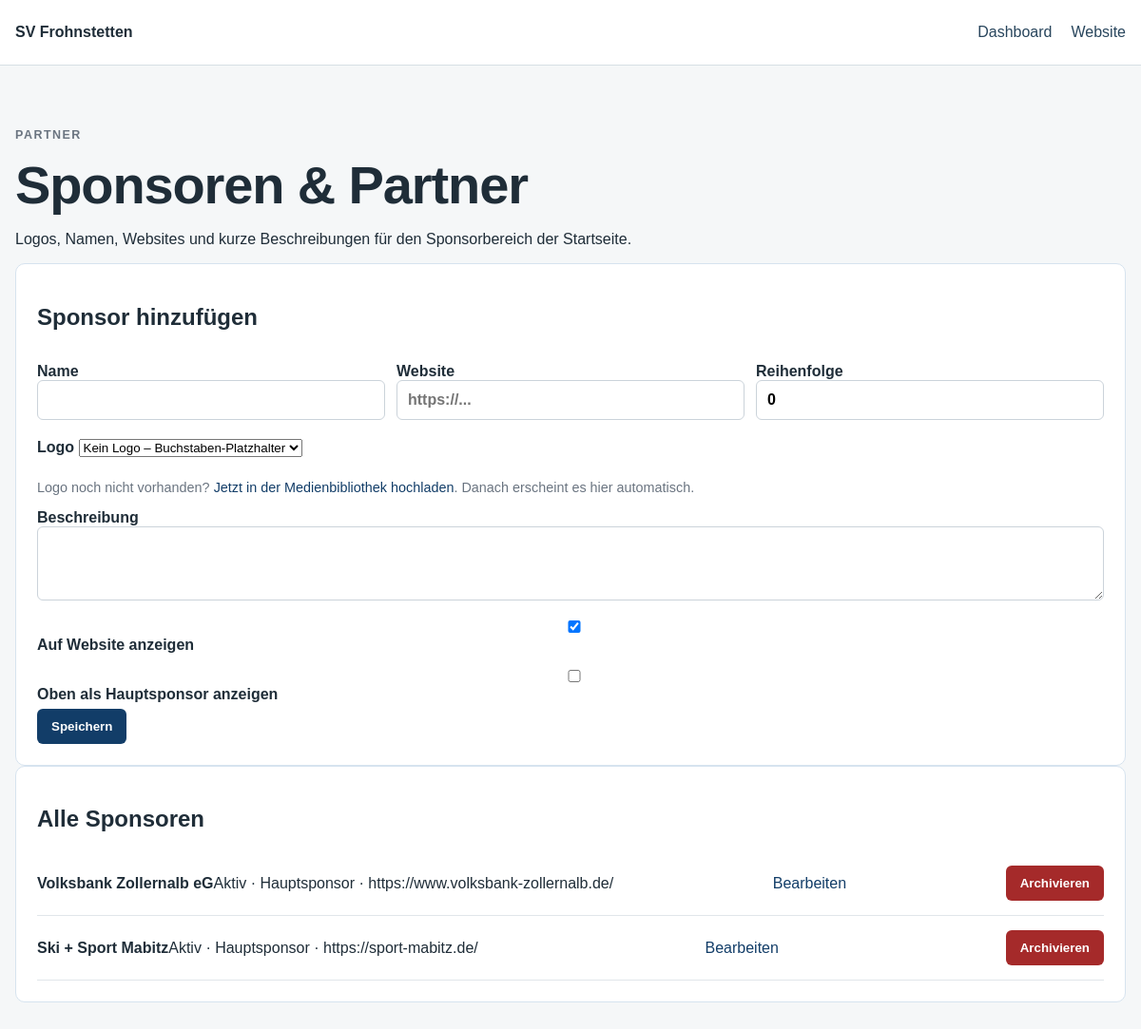
/admin/sponsors/index.php (signed in), run on the app's committed database.
### tables this page shows
CREATE TABLE sponsors (
 id INTEGER PRIMARY KEY AUTOINCREMENT, name TEXT NOT NULL, website TEXT, logo_media_id INTEGER, description TEXT, sort_order INTEGER DEFAULT 0, active INTEGER DEFAULT 1, featured INTEGER DEFAULT 0, created_at TEXT DEFAULT CURRENT_TIMESTAMP, updated_at TEXT DEFAULT CURRENT_TIMESTAMP
);

### src/bootstrap-local.php (called while the page is built, shortened)
<?php
function e(?string $v): string
{
    return htmlspecialchars($v ?? '', ENT_QUOTES | ENT_SUBSTITUTE, 'UTF-8');
}

### public/admin/sponsors/index.php (the view, shortened to what this page needs)
<?php
require __DIR__ . '/../../../src/bootstrap-local.php';
$db = db();
$msg = null;
$edit = null;
$sponsors = $db->query("SELECT s.*,m.storage_path logo_path FROM sponsors s LEFT JOIN media m ON m.id=s.logo_media_id ORDER BY s.active DESC,s.featured DESC,s.sort_order,s.name")->fetchAll();
$media = $db->query("SELECT id,filename,storage_path,alt_text FROM media ORDER BY created_at DESC")->fetchAll();
?><!doctype html>
<html lang="de">
<head>
    <link rel="stylesheet" href="/assets/admin.css">
</head>
<body>
    <header>
        <div class="wrap nav"><b>SV Frohnstetten</b>
            <nav><a href="/admin/">Dashboard</a><a href="/">Website</a></nav>
        </div>
    </header>
    <main class="wrap">
        <p class="eyebrow">PARTNER</p>
        <h1>Sponsoren & Partner</h1>
        <p>Logos, Namen, Websites und kurze Beschreibungen für den Sponsorbereich der Startseite.</p><?php if ($msg): ?>
            <p class="success"><?= e($msg) ?></p><?php endif; ?>
        <section class="create">
            <h2><?= $edit ? 'Sponsor bearbeiten' : 'Sponsor hinzufügen' ?></h2>
            <form method="post"><input type="hidden" name="csrf" value="<?= e(csrf()) ?>"><input type="hidden"
                <div class="formgrid"><label>Name<input name="name" required
                            value="<?= e($edit['name'] ?? '') ?>"></label><label>Website<input name="website" type="url"
                            placeholder="https://..."
                            value="<?= e($edit['website'] ?? '') ?>"></label><label>Reihenfolge<input name="sort_order"
                            type="number" value="<?= e((string) ($edit['sort_order'] ?? 0)) ?>"></label></div>
                <label>Logo
                    <select name="logo_media_id">
                        <option value="">Kein Logo – Buchstaben-Platzhalter</option><?php foreach ($media as $m): ?>
                            <option value="<?= $m['id'] ?>"
                                <?= ((int) ($edit['logo_media_id'] ?? 0) === (int) $m['id']) ? 'selected' : '' ?>><?= e($m['filename']) ?>
                            </option><?php endforeach; ?>
                    </select>
                </label>
                <p class="hint">Logo noch nicht vorhanden? <a href="/admin/media/">Jetzt in der Medienbibliothek hochladen</a>. Danach erscheint es hier automatisch.</p><label>Beschreibung<textarea name="description"
                        rows="3"><?= e($edit['description'] ?? '') ?></textarea></label><label><input type="checkbox"
                        name="active" <?= (!$edit || (int) $edit['active'] === 1) ? 'checked' : '' ?>> Auf Website
                    anzeigen</label><label><input type="checkbox" name="featured" <?= ($edit && (int) ($edit['featured'] ?? 0) === 1) ? 'checked' : '' ?>> Oben als Hauptsponsor
                    anzeigen</label><button>Speichern</button>
            </form>
        </section>
        <section class="create">
            <h2>Alle Sponsoren</h2><?php foreach ($sponsors as $sp): ?>
                <div class="admin-row">
                    <div><strong><?= e($sp['name']) ?></strong><span><?= $sp['active'] ? 'Aktiv' : 'Archiviert' ?><?= !empty($sp['featured']) ? ' · Hauptsponsor' : '' ?><?php if ($sp['website']): ?>
                                · <?= e($sp['website']) ?><?php endif; ?></span></div><a
                        href="/admin/sponsors/?edit=<?= $sp['id'] ?>">Bearbeiten</a><?php if ($sp['active']): ?>
                        <form method="post"><input type="hidden" name="csrf" value="<?= e(csrf()) ?>"><input type="hidden"
                                name="action" value="delete"><input type="hidden" name="id" value="<?= $sp['id'] ?>"><button
                                class="danger">Archivieren</button></form><?php else: ?>
                        <form method="post"><input type="hidden" name="csrf" value="<?= e(csrf()) ?>"><input type="hidden"
                                name="action" value="restore"><input type="hidden" name="id"
                                value="<?= $sp['id'] ?>"><button>Aktivieren</button></form><?php endif; ?>
                </div><?php endforeach; ?><?php if (!$sponsors): ?>
                <p>Noch keine Sponsoren angelegt.</p><?php endif; ?>
        </section>
    </main>
</body>
</html>

### public/assets/admin.css (style rules this page uses)
:root { --bg: #f5f7f8; --surface: #fff; --text: #1f2d38; --muted: #6a7480; --primary: #123d68; --border: #d6e3ef; --danger: #a52a2a; --accent-soft: #e8f1f8; }
* { box-sizing: border-box; }
body { margin: 0; background: var(--bg); color: var(--text); font-family: Arial, Helvetica, sans-serif; }
a { color: var(--primary); text-decoration: none; }
.wrap { width: min(1180px, calc(100% - 32px)); max-width: 1180px; margin: auto; }
header { background: #fff; border-bottom: 1px solid #d7dfe5; }
.nav { min-height: 68px; display: flex; justify-content: space-between; align-items: center; }
.nav nav { display: flex; gap: 20px; }
.nav a { color: #29465d; }
.eyebrow { font-size: 0.78rem; font-weight: 800; letter-spacing: 0.12em; color: var(--muted); }
main { padding: 54px 0; }
h1 { font-size: clamp(2rem, 5vw, 3.5rem); margin: 0.1em 0; font-weight: 800; letter-spacing: -0.02em; }
.button, button { background: var(--primary); color: #fff; border: 0; border-radius: 6px; padding: 11px 15px; font-weight: 700; cursor: pointer; box-shadow: none !important; }
.danger { background: var(--danger); }
.formgrid { display: grid; grid-template-columns: repeat(auto-fit, minmax(200px, 1fr)); gap: 12px; align-items: end; }
.formgrid input, .formgrid select, .create input, .create textarea, .admin-block input[type="text"], .admin-block input:not([type]), .admin-block textarea, .authbox input, .match-fields input { width: 100%; padding: 11px; border: 1px solid #cbd3da; border-radius: 6px; font: inherit; background: #fff; }
.create label, .admin-block label, .authbox label { display: block; font-weight: 700; margin: 14px 0 6px; }
.create textarea { resize: vertical; }
.stats > div, .dept, .create, .admin-block, .card, .authbox { background: #fff; border: 1px solid var(--border); border-radius: 10px; padding: 22px; }
.hint { color: var(--muted); font-size: 0.9rem; }
.user-row, .event-row, .admin-row { display: flex; justify-content: space-between; gap: 18px; align-items: center; padding: 15px 0; border-bottom: 1px solid #e1e6ea; }

### data on the page
sponsors: name "Volksbank Zollernalb eG", active "Aktiv", featured "· Hauptsponsor", website "https://www.volksbank-zollernalb.de/"
sponsors: name "Ski + Sport Mabitz", active "Aktiv", featured "· Hauptsponsor", website "https://sport-mabitz.de/"
